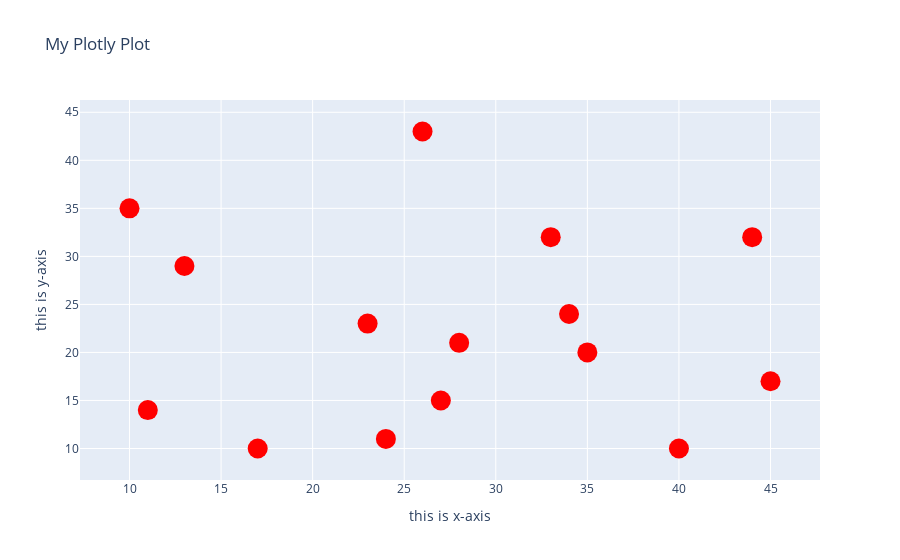

Notebook source saved alongside this figure:
### Code cell
fig = go.Figure(
    data = go.Scatter(
        x = abc, 
        y = xyz, 
        mode = "markers", 
        marker = dict(color = "red", size = 20)
    ))
# lines
# markers
# markers+lines

fig.update_layout(
    title = "My Plotly Plot",
    xaxis_title = "this is x-axis",
    yaxis_title = "this is y-axis"
)

### Figure 1 — Plotly figure (JSON) as saved in the notebook; plotly's stock layout.template omitted (floating-point values rounded to 4 significant figures)
{"data": [{"marker": {"color": "red", "size": 20}, "mode": "markers", "type": "scatter", "x": [34, 10, 40, 35, 26, 11, 23, 13, 28, 45, 17, 27, 44, 24, 33], "y": [24, 35, 10, 20, 43, 14, 23, 29, 21, 17, 10, 15, 32, 11, 32]}], "layout": {"autosize": true, "title": {"text": "My Plotly Plot"}, "xaxis": {"autorange": true, "range": [7.137, 47.86], "title": {"text": "this is x-axis"}, "type": "linear"}, "yaxis": {"autorange": true, "range": [4.821, 48.18], "title": {"text": "this is y-axis"}, "type": "linear"}}}
